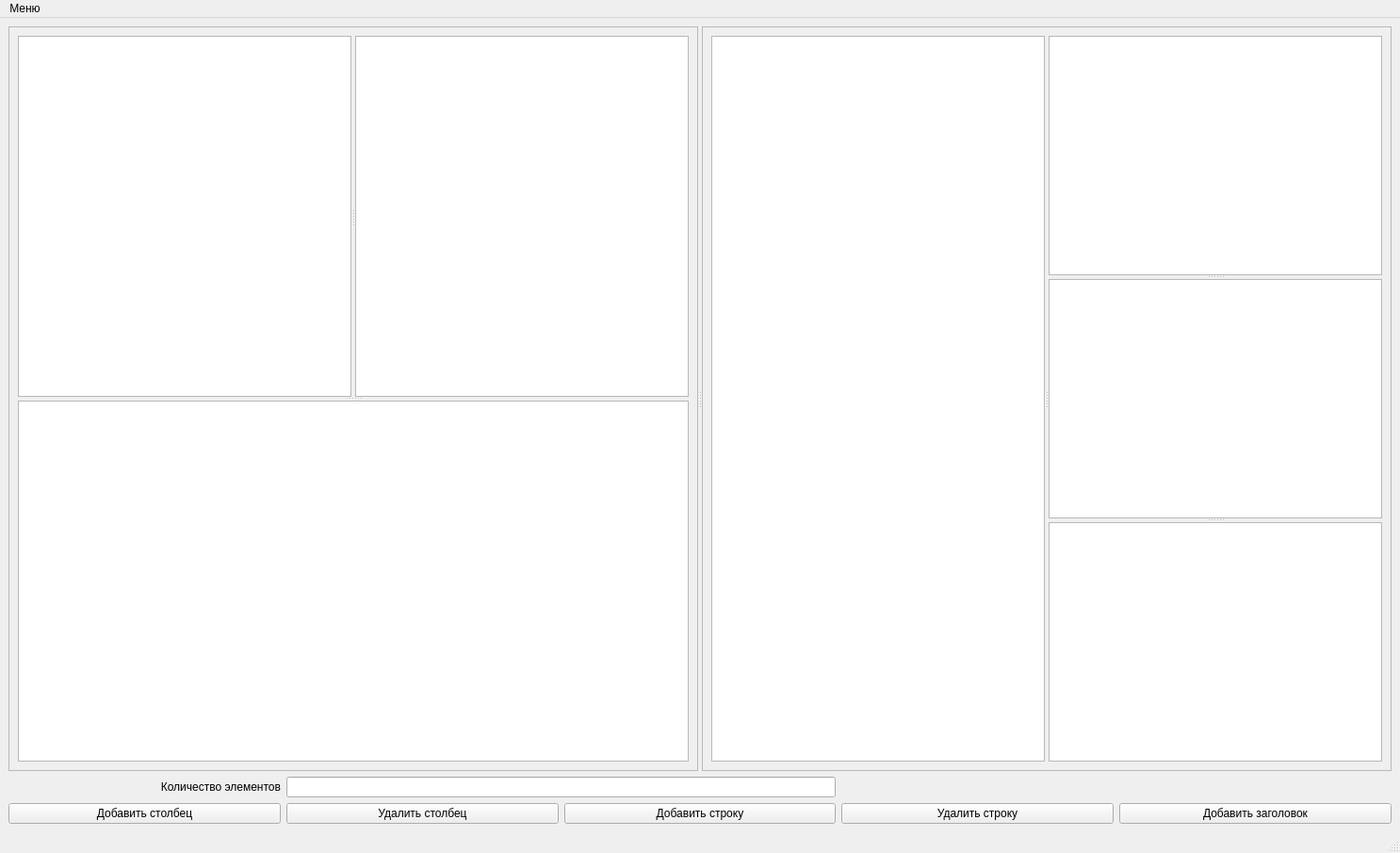
<?xml version="1.0" encoding="UTF-8"?>
<ui version="4.0">
 <class>MainWindow</class>
 <widget class="QMainWindow" name="MainWindow">
  <property name="geometry">
   <rect>
    <x>0</x>
    <y>0</y>
    <width>1486</width>
    <height>905</height>
   </rect>
  </property>
  <property name="windowTitle">
   <string>MainWindow</string>
  </property>
  <widget class="QWidget" name="centralwidget">
   <layout class="QGridLayout" name="gridLayout">
    <item row="3" column="1">
     <widget class="QPushButton" name="delStolbBtn">
      <property name="text">
       <string>Удалить столбец</string>
      </property>
     </widget>
    </item>
    <item row="3" column="2">
     <widget class="QPushButton" name="addStrBtn">
      <property name="text">
       <string>Добавить строку</string>
      </property>
     </widget>
    </item>
    <item row="3" column="0">
     <widget class="QPushButton" name="addStolbBtn">
      <property name="text">
       <string>Добавить столбец</string>
      </property>
     </widget>
    </item>
    <item row="3" column="3">
     <widget class="QPushButton" name="delStrBtn">
      <property name="text">
       <string>Удалить строку</string>
      </property>
     </widget>
    </item>
    <item row="3" column="4">
     <widget class="QPushButton" name="addHeadBtn">
      <property name="text">
       <string>Добавить заголовок</string>
      </property>
     </widget>
    </item>
    <item row="0" column="0" colspan="5">
     <widget class="QSplitter" name="splitter">
      <property name="orientation">
       <enum>Qt::Horizontal</enum>
      </property>
      <widget class="QFrame" name="Frame1">
       <property name="frameShape">
        <enum>QFrame::StyledPanel</enum>
       </property>
       <property name="frameShadow">
        <enum>QFrame::Raised</enum>
       </property>
       <layout class="QGridLayout" name="gridLayout_2">
        <item row="0" column="0">
         <widget class="QSplitter" name="FrameTree1">
          <property name="orientation">
           <enum>Qt::Vertical</enum>
          </property>
          <widget class="QSplitter" name="FrameTree2">
           <property name="orientation">
            <enum>Qt::Horizontal</enum>
           </property>
           <widget class="QTreeView" name="treeFOne"/>
           <widget class="QTreeView" name="treeFTwo"/>
          </widget>
          <widget class="QTreeView" name="treeViewFThree"/>
         </widget>
        </item>
       </layout>
      </widget>
      <widget class="QFrame" name="Frame2">
       <property name="frameShape">
        <enum>QFrame::StyledPanel</enum>
       </property>
       <property name="frameShadow">
        <enum>QFrame::Raised</enum>
       </property>
       <layout class="QGridLayout" name="gridLayout_3">
        <item row="0" column="0">
         <widget class="QSplitter" name="FrameTree3">
          <property name="orientation">
           <enum>Qt::Horizontal</enum>
          </property>
          <widget class="QTreeView" name="treeFTOne"/>
          <widget class="QSplitter" name="FrameTree4">
           <property name="orientation">
            <enum>Qt::Vertical</enum>
           </property>
           <widget class="QTreeView" name="treeFTTwo"/>
           <widget class="QTreeView" name="treeFTThree"/>
           <widget class="QTreeView" name="treeFTFor"/>
          </widget>
         </widget>
        </item>
       </layout>
      </widget>
     </widget>
    </item>
    <item row="2" column="0">
     <widget class="QLabel" name="label">
      <property name="text">
       <string>Количество элементов</string>
      </property>
      <property name="alignment">
       <set>Qt::AlignRight|Qt::AlignTrailing|Qt::AlignVCenter</set>
      </property>
     </widget>
    </item>
    <item row="2" column="1" colspan="2">
     <widget class="QLineEdit" name="elementCountLine"/>
    </item>
   </layout>
  </widget>
  <widget class="QMenuBar" name="menubar">
   <property name="geometry">
    <rect>
     <x>0</x>
     <y>0</y>
     <width>1486</width>
     <height>20</height>
    </rect>
   </property>
   <widget class="QMenu" name="menu">
    <property name="title">
     <string>Меню</string>
    </property>
    <widget class="QMenu" name="menu_2">
     <property name="title">
      <string>Выбор языка</string>
     </property>
     <addaction name="action_2"/>
     <addaction name="action_3"/>
    </widget>
    <addaction name="menu_2"/>
   </widget>
   <addaction name="menu"/>
  </widget>
  <widget class="QStatusBar" name="statusbar"/>
  <action name="action_2">
   <property name="text">
    <string>Русский</string>
   </property>
  </action>
  <action name="action_3">
   <property name="text">
    <string>Английский</string>
   </property>
  </action>
 </widget>
 <resources/>
 <connections/>
</ui>
